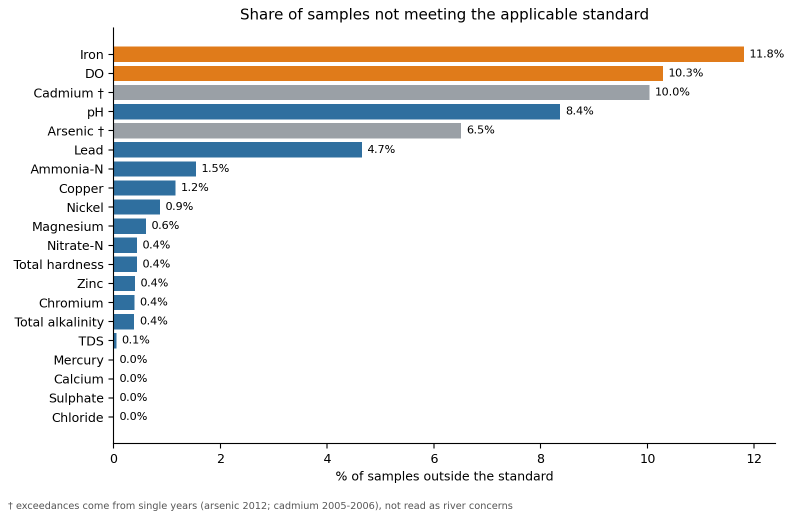
#> input picture assets/figures/fig01_q1_exceedances.png, 1584 x 1028 px, given in place of Q1_fig1_exceedances.png, which was not available (shown at 1/2 size)
$ python prepare_figures.py ../assets/figures/fig01_q1_exceedances.png ../assets/figures/fig02_q1_station_medians.png
#> lines starting #> are read from the running program, lines starting #| are printed output that depends on the picture; after the words box and inside, x2 and y2 are one past the last pixel; in counts of white or black regions, pixels touching at a corner belong together
"""Copy the supplied member figures into assets/figures with report numbering.
Images are flattened onto white and trimmed of empty margins; the controlled-tree plot is cropped to its three drawn levels."""
import sys
from pathlib import Path
from PIL import Image
src, dst = Path(sys.argv[1]), Path(sys.argv[2])
MAP = [
    ("Q1_fig1_exceedances.png", "fig01_q1_exceedances.png"),
    ("Q1_fig2_station_medians.png", "fig02_q1_station_medians.png"),
    ("Q1_fig3_season_boxplots.png", "fig03_q1_season_boxplots.png"),
    ("Q1_fig4_monthly_means.png", "fig04_q1_monthly_means.png"),
    ("Q1_fig5_periyar_stations.png", "fig05_q1_periyar_stations.png"),
    ("Q23-000.png", "fig06_q2_missing_per_parameter.png"),
    ("Q23-002.png", "fig07_q2_missing_by_decade.png"),
    ("Q23-004.png", "fig08_q3_distributions.png"),
    ("Q23-006.png", "fig09_q3_boxplots.png"),
    ("Q46-000.png", "fig10_q4_scatter_fit.png"),
    ("Q46-001.png", "fig11_q4_residuals.png"),
    ("Q46-002.png", "fig12_q5_coefficients.png"),
    ("Q46-003.png", "fig13_q6_pc_scores.png"),
    ("Q46-004.png", "fig14_q6_scree.png"),
    ("Q46-005.png", "fig15_q6_loadings.png"),
    ("Q78_controlled_tree_first_levels.png", "fig16_q7_controlled_tree.png"),
    ("Q78-000.png", "fig17_q8_importance_dt_vs_rf.png"),
    ("Q78-002.png", "fig18a_q8_mse.png"),
    ("Q78-004.png", "fig18b_q8_r2.png"),
]
dst.mkdir(parents=True, exist_ok=True)
for s, d in MAP:
    im = Image.open(src / s)
#> im is the input picture: PIL image 1584x1028 RGB; mean R, G, B 237.3, 235.5, 233.3
    if im.mode in ("RGBA", "LA", "P"):
        im = im.convert("RGBA"); bg = Image.new("RGB", im.size, "white"); bg.paste(im, mask=im.split()[-1]); im = bg
    else:
        im = im.convert("RGB")
    if "controlled_tree" in s:
        im = im.crop((0, 0, im.width, 2380))
    # trim surrounding white margins, keeping a small pad
    from PIL import ImageChops
    diff = ImageChops.difference(im, Image.new("RGB", im.size, "white")).convert("L").point(lambda v: 255 if v > 12 else 0)
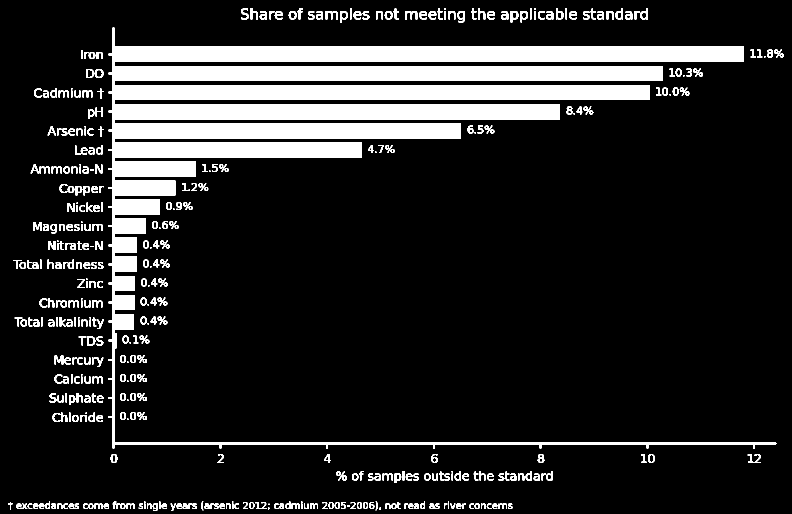
#> diff: PIL image 1584x1028 L (shown at 1/2 size); 14.5% white; 426 white regions (45 under 20 px), largest, box (x1, y1, x2, y2) and area: (217, 54, 1553, 897) 197770, (109, 749, 138, 767) 233, (810, 22, 835, 39) 230
    box = diff.getbbox()
#> box = (16, 16, 1568, 1022)
    if box:
        pad = max(12, im.width // 100)
#> pad = 15
        im = im.crop((max(0, box[0]-pad), max(0, box[1]-pad), min(im.width, box[2]+pad), min(im.height, box[3]+pad)))
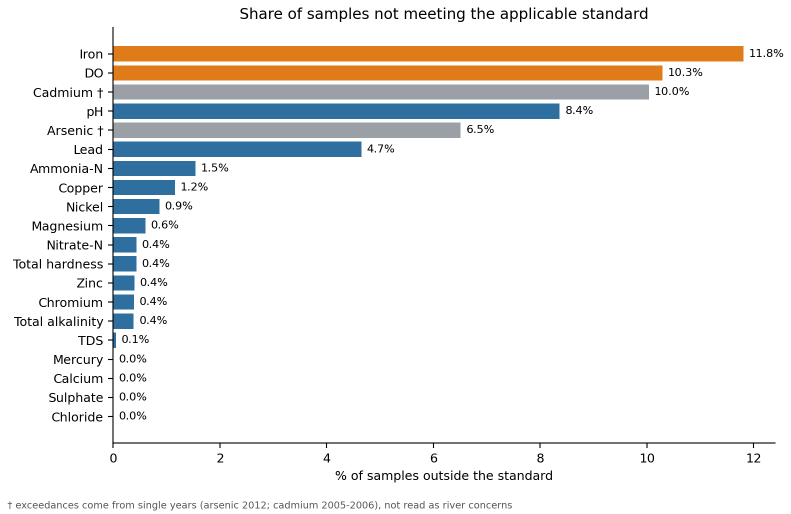
#> im: PIL image 1582x1027 RGB (shown at 1/2 size); mean R, G, B 237.3, 235.5, 233.3
    im.save(dst / d, optimize=True)
    print(d, im.size)
#| fig01_q1_exceedances.png (1582, 1027)
#> pass 2 of the loop `for s, d in MAP:`:
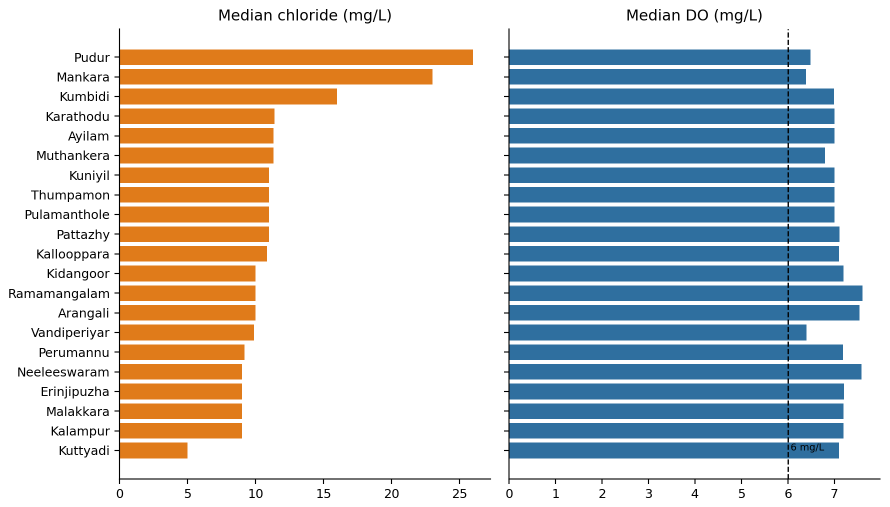
#> input picture assets/figures/fig02_q1_station_medians.png, 1780 x 1014 px, given in place of Q1_fig2_station_medians.png, which was not available (shown at 1/2 size)
#> im is the input picture: PIL image 1780x1014 RGB; mean R, G, B 197.7, 201.3, 201.6
#> `diff = ImageChops.difference(im, Image.new("RGB", im.size, "white")).c..`:
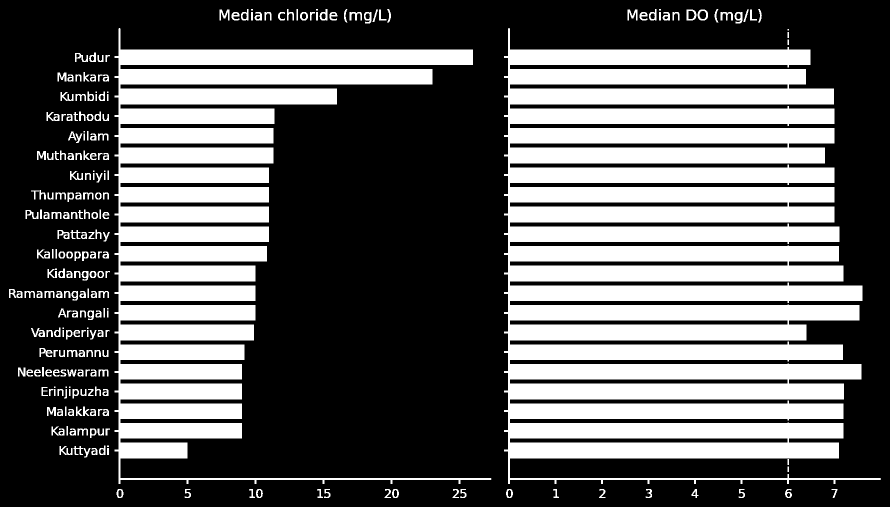
#> diff: PIL image 1780x1014 L (shown at 1/2 size); 37.6% white; 249 white regions (16 under 20 px), largest, box (x1, y1, x2, y2) and area: (1008, 56, 1762, 968) 437932, (229, 56, 983, 968) 213808, (439, 19, 459, 41) 244
#> box = (18, 18, 1762, 996)
#> `im = im.crop((max(0, box[0]-pad), max(0, box[1]-pad), min(im.width, bo..`:
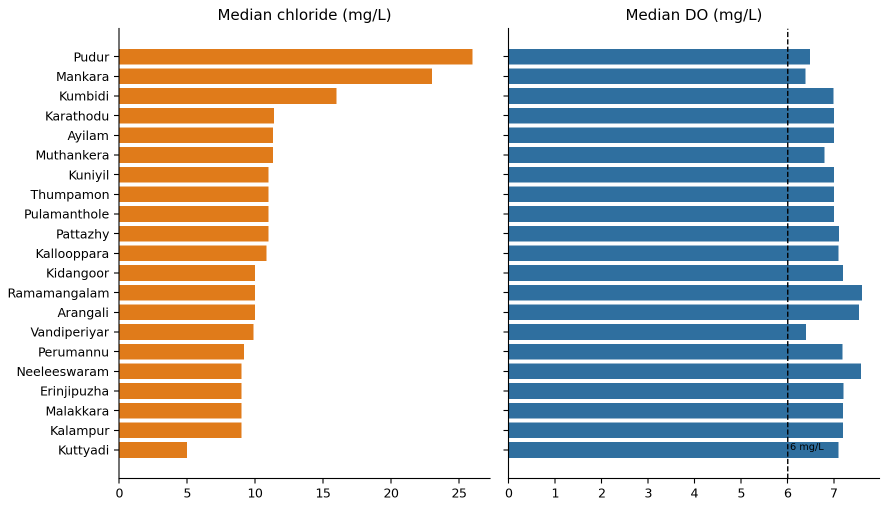
#> im: PIL image 1778x1012 RGB (shown at 1/2 size); mean R, G, B 197.5, 201.1, 201.4
#| fig02_q1_station_medians.png (1778, 1012)
#> (the run stopped early here; a loop or call above may not have finished)
